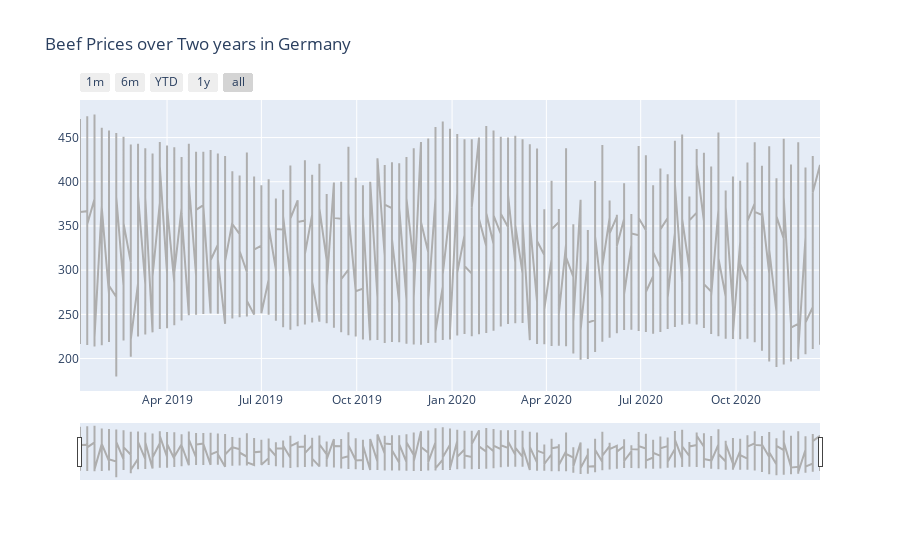

Notebook source saved alongside this figure:
### Code cell
timeseries("Beef Prices over Two years in Germany",df_dict['DE'].beginDate,df_dict['DE'].price,"#AEAEAE")

### Figure 1 — Plotly figure (JSON) as saved in the notebook; plotly's stock layout.template omitted (floating-point values rounded to 4 significant figures; data arrays with more than 128 entries replaced by an {"elided": "..."} marker saying what was removed)
{"data": [{"line": {"color": "#AEAEAE"}, "type": "scatter", "x": {"elided": "2565 str values"}, "y": {"elided": "2565 float values"}}], "layout": {"title": {"text": "Beef Prices over Two years in Germany"}, "xaxis": {"rangeselector": {"buttons": [{"count": 1, "label": "1m", "step": "month", "stepmode": "backward"}, {"count": 6, "label": "6m", "step": "month", "stepmode": "backward"}, {"count": 1, "label": "YTD", "step": "year", "stepmode": "todate"}, {"count": 1, "label": "1y", "step": "year", "stepmode": "backward"}, {"step": "all"}]}, "rangeslider": {"visible": true}, "type": "date"}}}
